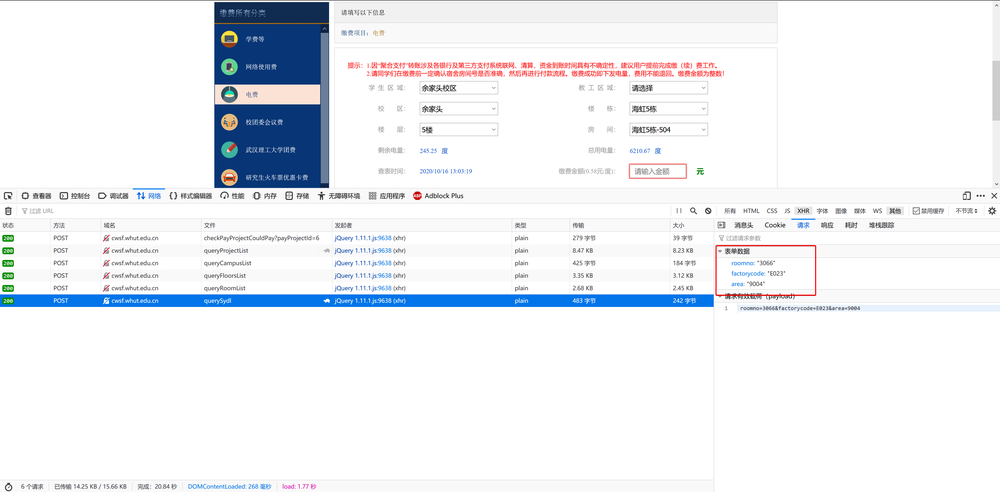
#> input picture dormdata.png, 1000 x 492 px, shrunk from 3835 x 1885 before the run
$ python -i main.py   (imports and definitions only)
#> lines starting #> are read from the running program, lines starting #| are printed output that depends on the picture; after the words box and inside, x2 and y2 are one past the last pixel; in counts of white or black regions, pixels touching at a corner belong together
#> further down, picture is the input picture: PIL image 1000x492 RGBA; mean R, G, B, A 237.3, 239.9, 244.1, 255
import io
import json
import os

import pytesseract
import requests
from PIL import Image

# Usage:
# Define 2 strings in userdata.py:
# e.g. username="学号" password="缴费平台密码（非智慧理工大密码）"
# Define your dorm code as a dict:
# e.g. dormdata = {"roomno": "xxxx", "factorycode": "xxxx", "area": "xxxx"}
# This can be found in analyzing JSON responds from the website

# TODO:Create a Dorm-Data table
from serverpush import push

'''
try:
    from userdata import username,password,dormdata
except ImportError:
    print("请检查根目录下是否有userdata.py用户信息文件！")
    quit(-1)
'''

# Const urls
loginurl = "http://cwsf.whut.edu.cn/innerUserLogin"
codeurl = "http://cwsf.whut.edu.cn/authImage"
sydlapi = "http://cwsf.whut.edu.cn/querySydl"


# Image Process Func
def imageProc(im):
    gray = im.convert('L')
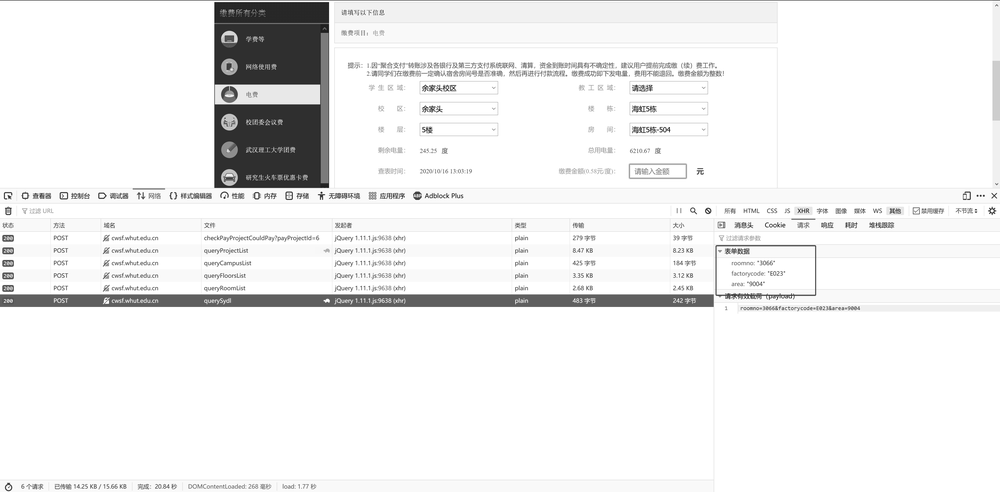
#> gray: PIL image 1000x492 L; min 16, max 255, mean 239.6
    threshold = 120
    table = []
    for i in range(256):
        if i < threshold:
            table.append(0)
        else:
            table.append(1)
    out = gray.point(table, '1')
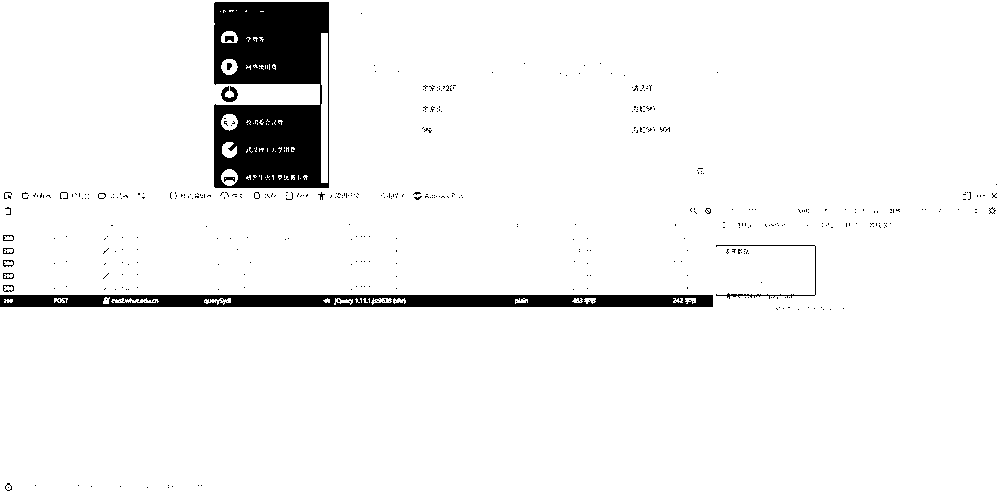
#> out: PIL image 1000x492 1; 94.7% white; 433 black regions (417 under 20 px), largest, box (x1, y1, x2, y2) and area: (214, 2, 329, 188) 16755, (0, 295, 713, 307) 7695, (716, 245, 816, 299) 303
    final_image = out.crop((1, 1, 68, 18))
#> final_image: PIL image 67x17 1; every value is 1
    return final_image


# [46 lines not run here, left out]

>>> from PIL import Image
>>> picture = Image.open('dormdata.png')
>>> result = imageProc(picture)
